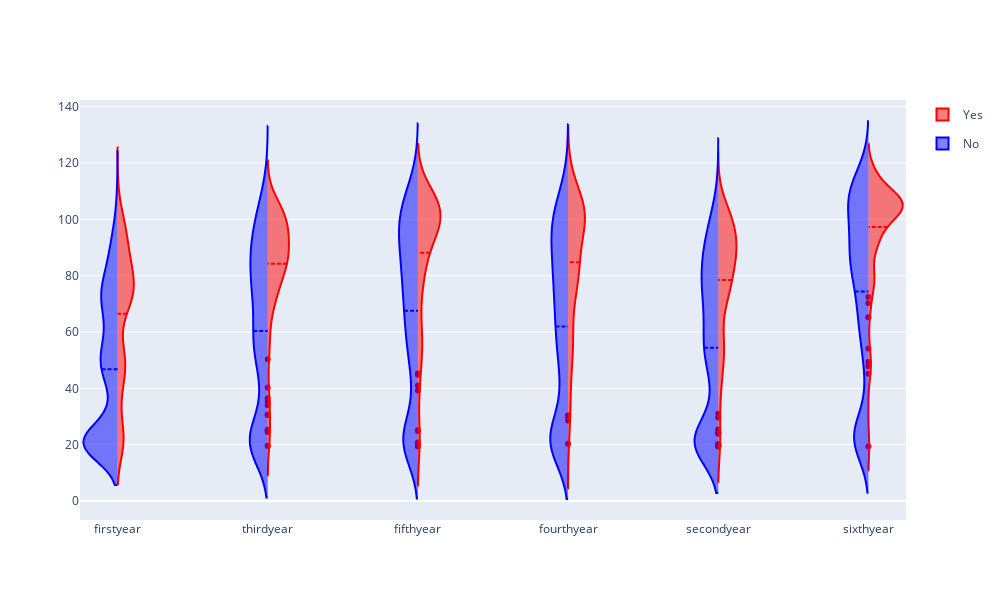

Notebook code cell kept with this figure:
### Code cell
# Split Violin Plot
import plotly.graph_objects as go
fig = go.Figure()

fig.add_trace(go.Violin(x=df1['tenure_year'][ df1['Churn Label'] == 'Yes' ],
                        y=df1['Monthly Charges'][ df1['Churn Label'] == 'Yes' ],
                        legendgroup='Yes', scalegroup='Yes', name='Yes',
                        side='positive',
                        line_color='red')
             )
fig.add_trace(go.Violin(x=df1['tenure_year'][ df1['Churn Label'] == 'No' ],
                        y=df1['Monthly Charges'][ df1['Churn Label'] == 'No' ],
                        legendgroup='No', scalegroup='No', name='No',
                        side='negative',
                        line_color='blue')
             )
fig.update_traces(meanline_visible=True)
fig.update_layout(violingap=0.35, violinmode='overlay')
fig.update_layout(autosize=False,width=1000,height=600,)
fig.show()

### Figure 1 — Plotly figure (JSON) as saved in the notebook; plotly's stock layout.template omitted (floating-point values rounded to 4 significant figures; data arrays with more than 128 entries replaced by an {"elided": "..."} marker saying what was removed)
{"data": [{"legendgroup": "Yes", "line": {"color": "red"}, "meanline": {"visible": true}, "name": "Yes", "scalegroup": "Yes", "side": "positive", "type": "violin", "x": {"elided": "1869 str values"}, "y": {"elided": "1869 float values"}}, {"legendgroup": "No", "line": {"color": "blue"}, "meanline": {"visible": true}, "name": "No", "scalegroup": "No", "side": "negative", "type": "violin", "x": {"elided": "5163 str values"}, "y": {"elided": "5163 float values"}}], "layout": {"autosize": false, "height": 600, "violingap": 0.35, "violinmode": "overlay", "width": 1000}}
